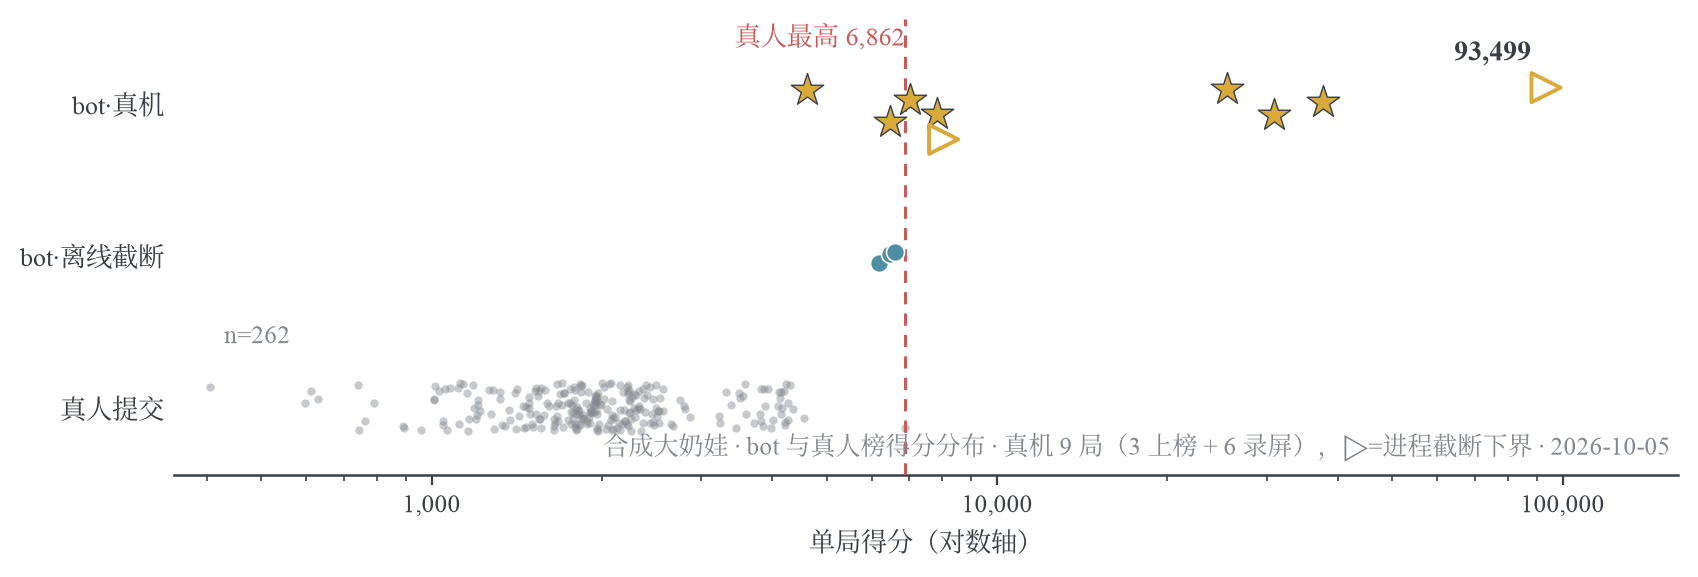

The Python source for this figure:
"""perf_vs_human: 真人提交分布 vs bot 成绩（离线截断 + 真机实录）。

数据：TinyWebDB 实拉 262 条真人提交（2026-10-04，已剔除 99999999 刷屏）；
bot 真机 = 9 局 {25548,6468,7023 上榜 + 30871,7825,4609,37634 自然判负 +
8045 断电截断 + 93499 六小时看门狗截断}；bot 离线 = E17 hand_d2 ×3 种子
{6194,6460,6603}（600 投截断）。语义：灰点=真人单局 / 青点=离线截断 /
金星=真机完局 / 空心右三角=真机截断（下界，被进程杀而非判负）；
红线=真人最高 6862。x 轴对数（得分跨 405–93499 两个数量级）。

运行：uv run --with matplotlib --with numpy python perf_vs_human.py
依赖 figure-viz skill 的 fvstyle/fvlocate（按 ~/.claude 安装位定位）。
数据文件 leaderboard_snapshot.json 与本脚本同目录。
"""
import os, sys, json, random

_SKILL = os.path.expanduser('~/.claude/skills/figure-viz')
_HERE = os.path.dirname(os.path.abspath(__file__))
sys.path.insert(0, os.path.join(_SKILL, 'assets/mpl'))
sys.path.insert(0, os.path.join(_SKILL, 'scripts'))
import fvlocate; fvlocate.ensure()
import fvstyle as fv
import matplotlib.pyplot as plt

fv.apply_rc("paper")
snap = json.load(open(os.path.join(_HERE, 'leaderboard_snapshot.json')))
human = [s for _, s in snap['human']]
live = [25548, 6468, 7023, 30871, 7825, 4609, 37634]      # 完局（自然判负）
live_cens = [8045, 93499]                                # 断电 / 6h 看门狗截断 → 下界
offline = [6194, 6460, 6603]   # E17 hand_d2, 600 投截断

rng = random.Random(7)
jit = lambda n, a=0.16: [a * (rng.random() * 2 - 1) for _ in range(n)]

fig, ax = plt.subplots(figsize=(8.6, 3.0))
rows = {'真人提交': 1.0, 'bot·离线截断': 2.0, 'bot·真机': 3.0}
ax.scatter(human, [rows['真人提交'] + j for j in jit(len(human))],
           s=9, color=fv.HUES['vgray'], alpha=.45, linewidths=0, zorder=2)
ax.scatter(offline, [rows['bot·离线截断'] + j for j in jit(len(offline))],
           s=42, color=fv.HUES['vteal'], edgecolor='white', linewidths=.6, zorder=4)
ax.scatter(live, [rows['bot·真机'] + j for j in jit(len(live))],
           s=150, color=fv.HUES['vgold'], marker='*', edgecolor=fv.NEUTRALS['vink'],
           linewidths=.5, zorder=5)
ax.scatter(live_cens, [rows['bot·真机'] + dy for dy in (-0.24, 0.10)],
           s=110, marker='>', facecolor='none', edgecolor=fv.HUES['vgold'],
           linewidths=1.4, zorder=5)
ax.axvline(6862, color=fv.HUES['vcoral'], ls=(0, (4, 3)), lw=1.1, zorder=3)
ax.annotate('真人最高 6,862', (6862, 3.34), ha='right', va='bottom',
            fontsize=9.5, color=fv.HUES['vcoral'])
ax.annotate('93,499', (88000, 3.24), ha='right', va='bottom',
            fontsize=10, fontweight='bold', color=fv.NEUTRALS['vink'])
ax.annotate('n=262', (430, 1.42), fontsize=9, color=fv.HUES['vgray'])
ax.set_xscale('log')
ax.set_xlim(350, 160000)
ax.set_xticks([1000, 10000, 100000], ['1,000', '10,000', '100,000'])
ax.set_yticks(list(rows.values()), list(rows.keys()), fontsize=9.5)
ax.set_ylim(0.55, 3.55)
ax.set_xlabel('单局得分（对数轴）', fontsize=9.5)
for s in ('top', 'right', 'left'): ax.spines[s].set_visible(False)
ax.tick_params(axis='y', length=0); ax.tick_params(axis='x', labelsize=9)
ax.text(0.995, 0.03,
        '合成大奶娃 · bot 与真人榜得分分布 · 真机 9 局（3 上榜 + 6 录屏），▷=进程截断下界 · 2026-10-05',
        transform=ax.transAxes, ha='right', va='bottom',
        fontsize=9, color=fv.HUES['vgray'])
fig.tight_layout()
fig.canvas.draw()
problems = fv.audit(fig)
for p in problems: print('audit:', p)
fig.savefig(os.path.join(_HERE, 'perf_vs_human.png'), dpi=200, bbox_inches='tight')
fig.savefig(os.path.join(_HERE, 'perf_vs_human.svg'), bbox_inches='tight')
print('saved')
